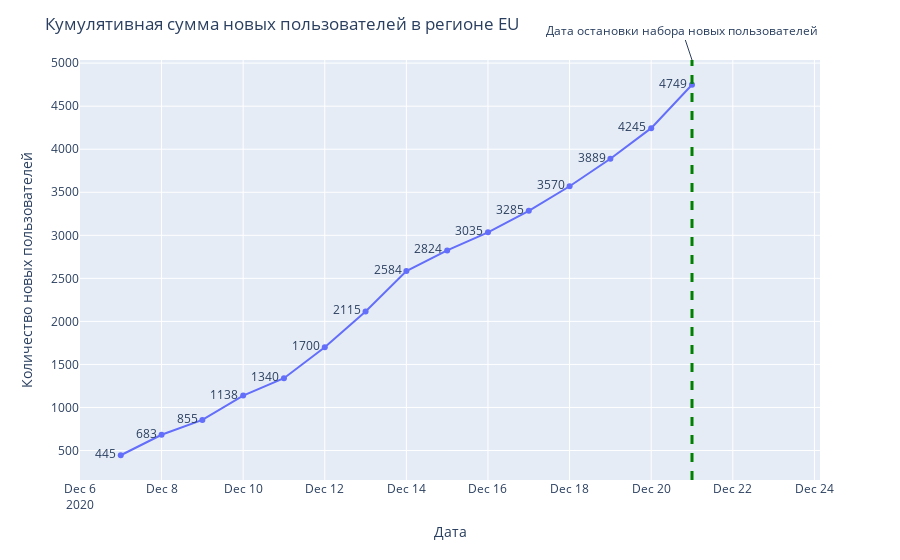

This figure's notebook cell:
### Code cell
fig = px.line(eu_new_users, x="first_date", y='cumsum', markers=True, text="cumsum")
fig.update_traces(textposition="middle left")
fig.add_vline(x="2020-12-21", line_width=3, line_dash="dash", line_color="green")
fig.add_annotation(x="2020-12-21", y=1, yref="paper", text="Дата остановки набора новых пользователей")
fig.update_layout(
    title='Кумулятивная сумма новых пользователей в регионе EU',
    xaxis_title='Дата',
    yaxis_title='Количество новых пользователей')
fig.show()

### Figure 1 — Plotly figure (JSON) as saved in the notebook; plotly's stock layout.template omitted (floating-point values rounded to 4 significant figures)
{"data": [{"hovertemplate": "first_date=%{x}<br>cumsum=%{text}<extra></extra>", "legendgroup": "", "line": {"color": "#636efa", "dash": "solid"}, "marker": {"symbol": "circle"}, "mode": "markers+text+lines", "name": "", "orientation": "v", "showlegend": false, "text": [445, 683, 855, 1138, 1340, 1700, 2115, 2584, 2824, 3035, 3285, 3570, 3889, 4245, 4749], "textposition": "middle left", "type": "scatter", "x": ["2020-12-07T00:00:00", "2020-12-08T00:00:00", "2020-12-09T00:00:00", "2020-12-10T00:00:00", "2020-12-11T00:00:00", "2020-12-12T00:00:00", "2020-12-13T00:00:00", "2020-12-14T00:00:00", "2020-12-15T00:00:00", "2020-12-16T00:00:00", "2020-12-17T00:00:00", "2020-12-18T00:00:00", "2020-12-19T00:00:00", "2020-12-20T00:00:00", "2020-12-21T00:00:00"], "xaxis": "x", "y": [445, 683, 855, 1138, 1340, 1700, 2115, 2584, 2824, 3035, 3285, 3570, 3889, 4245, 4749], "yaxis": "y"}], "layout": {"annotations": [{"text": "Дата остановки набора новых пользователей", "x": "2020-12-21", "y": 1, "yref": "paper"}], "autosize": true, "legend": {"tracegroupgap": 0}, "margin": {"t": 60}, "shapes": [{"line": {"color": "green", "dash": "dash", "width": 3}, "type": "line", "x0": "2020-12-21", "x1": "2020-12-21", "xref": "x", "y0": 0, "y1": 1, "yref": "y domain"}], "title": {"text": "Кумулятивная сумма новых пользователей в регионе EU"}, "xaxis": {"anchor": "y", "autorange": true, "domain": [0, 1], "range": ["2020-12-06 02:12:18.012", "2020-12-23 02:12:37.1397"], "title": {"text": "Дата"}, "type": "date"}, "yaxis": {"anchor": "x", "autorange": true, "domain": [0, 1], "range": [111.8, 5082.0], "title": {"text": "Количество новых пользователей"}, "type": "linear"}}}
